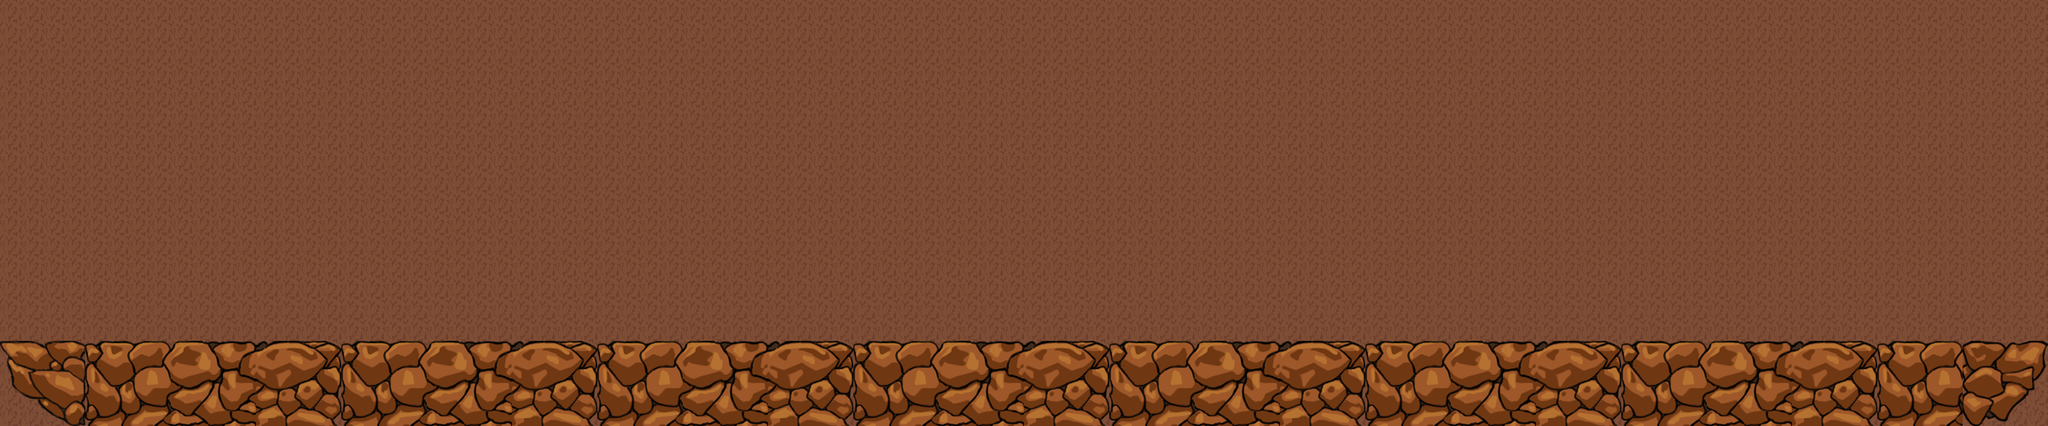

A 2D game scene composited from a Tiled map and its tileset images. What follows is a short description and the map's XML, with each tile layer's data collapsed to a summary:
An orthogonal 96x20 tile map with 32x32 px tiles, 2 tile layers (Background, Platform), 2 tilesets.

<map version="1.9" tiledversion="1.9.1" orientation="orthogonal" renderorder="right-down" width="96" height="20" tilewidth="32" tileheight="32" infinite="0" nextlayerid="3" nextobjectid="1">
 <editorsettings>
  <export target="../Game Maps/main.json" format="json" />
 </editorsettings>
 <tileset firstgid="1" source="terrain_atlas.tsx" />
 <tileset firstgid="1025" source="Ground.tsx" />
 <layer id="1" name="Background" width="96" height="20">
  <data>[1920 cells, 1920 non-empty, 1 distinct tile ids]</data>
 </layer>
 <layer id="2" name="Platform" width="96" height="20">
  <data>[1920 cells, 24 non-empty, 5 distinct tile ids]</data>
 </layer>
</map>
